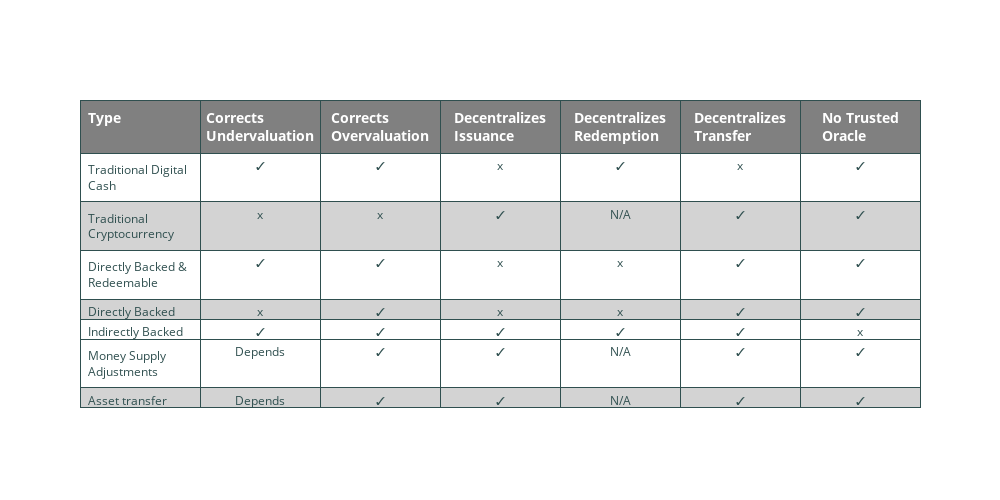

Write notebook code for a chart like this one.
### Code cell
headerColor = 'grey'
rowEvenColor = 'lightgrey'
rowOddColor = 'white'

colors = n_colors('rgb(255, 0, 0)', 'rgb(0, 255, 0)', 9, colortype='rgb')

figure = go.Figure(data=[go.Table(
  header=dict(
    values=['<b>Type</b>','<b>Corrects Undervaluation</b>',
            '<b>Corrects Overvaluation</b>',
            '<b>Decentralizes Issuance</b>','<b>Decentralizes Redemption</b>',
            '<b>Decentralizes Transfer</b>','<b>No Trusted Oracle</b>'],
    line_color='darkslategray',
    fill_color=headerColor,
    align=['left','center'],
    font=dict(color='white', size=14)
  ),
  cells=dict(
    values=[
      ['Traditional Digital Cash', 'Traditional Cryptocurrency', 
       'Directly Backed & Redeemable', 'Directly Backed', 'Indirectly Backed',
       'Money Supply Adjustments','Asset transfer'],
      [u'\u2713', 'x', u'\u2713', 'x', u'\u2713','Depends' ,'Depends'],
      [u'\u2713', 'x', u'\u2713', u'\u2713', u'\u2713',u'\u2713' ,u'\u2713'],
      ['x', u'\u2713', 'x', 'x', u'\u2713',u'\u2713' ,u'\u2713'],
      [u'\u2713', 'N/A', 'x', 'x', u'\u2713', 'N/A', 'N/A'],
      ['x', u'\u2713', u'\u2713', u'\u2713', u'\u2713',u'\u2713' ,u'\u2713'],
      [u'\u2713', u'\u2713', u'\u2713', u'\u2713', 'x',u'\u2713' ,u'\u2713']],
    line_color='darkslategray',
    # 2-D list of colors for alternating rows
    fill_color = [[rowOddColor,rowEvenColor,rowOddColor, rowEvenColor,rowOddColor]*5],
    align = ['left', 'center'],
    font = dict(color = 'darkslategray', size = 12),
))
])
figure.update_layout(width=1000, height=500)
figure.show()
figure.savefig('cashmech.png')

### Figure 1 — Plotly figure (JSON) as saved in the notebook; plotly's stock layout.template omitted (floating-point values rounded to 4 significant figures)
{"data": [{"cells": {"align": ["left", "center"], "fill": {"color": [["white", "lightgrey", "white", "lightgrey", "white", "white", "lightgrey", "white", "lightgrey", "white", "white", "lightgrey", "white", "lightgrey", "white", "white", "lightgrey", "white", "lightgrey", "white", "white", "lightgrey", "white", "lightgrey", "white"]]}, "font": {"color": "darkslategray", "size": 12}, "line": {"color": "darkslategray"}, "values": [["Traditional Digital Cash", "Traditional Cryptocurrency", "Directly Backed & Redeemable", "Directly Backed", "Indirectly Backed", "Money Supply Adjustments", "Asset transfer"], ["✓", "x", "✓", "x", "✓", "Depends", "Depends"], ["✓", "x", "✓", "✓", "✓", "✓", "✓"], ["x", "✓", "x", "x", "✓", "✓", "✓"], ["✓", "N/A", "x", "x", "✓", "N/A", "N/A"], ["x", "✓", "✓", "✓", "✓", "✓", "✓"], ["✓", "✓", "✓", "✓", "x", "✓", "✓"]]}, "header": {"align": ["left", "center"], "fill": {"color": "grey"}, "font": {"color": "white", "size": 14}, "line": {"color": "darkslategray"}, "values": ["<b>Type</b>", "<b>Corrects Undervaluation</b>", "<b>Corrects Overvaluation</b>", "<b>Decentralizes Issuance</b>", "<b>Decentralizes Redemption</b>", "<b>Decentralizes Transfer</b>", "<b>No Trusted Oracle</b>"]}, "type": "table"}], "layout": {"height": 500, "width": 1000}}
